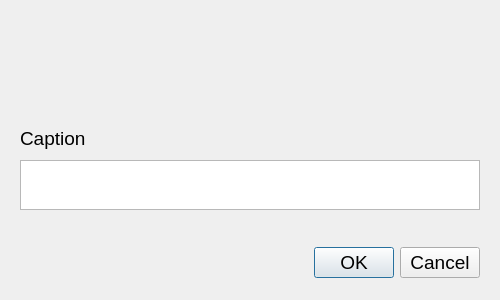
<?xml version="1.0" encoding="UTF-8"?>
<ui version="4.0">
 <class>AttachmentDialog</class>
 <widget class="QDialog" name="AttachmentDialog">
  <property name="geometry">
   <rect>
    <x>0</x>
    <y>0</y>
    <width>500</width>
    <height>300</height>
   </rect>
  </property>
  <property name="font">
   <font>
    <pointsize>14</pointsize>
   </font>
  </property>
  <property name="windowTitle">
   <string>Attachment</string>
  </property>
  <widget class="QDialogButtonBox" name="buttonBox">
   <property name="geometry">
    <rect>
     <x>280</x>
     <y>242</y>
     <width>200</width>
     <height>42</height>
    </rect>
   </property>
   <property name="orientation">
    <enum>Qt::Horizontal</enum>
   </property>
   <property name="standardButtons">
    <set>QDialogButtonBox::Cancel|QDialogButtonBox::Ok</set>
   </property>
  </widget>
  <widget class="QLabel" name="fileNameLabel">
   <property name="geometry">
    <rect>
     <x>90</x>
     <y>30</y>
     <width>390</width>
     <height>60</height>
    </rect>
   </property>
   <property name="text">
    <string/>
   </property>
  </widget>
  <widget class="QLabel" name="iconLabel">
   <property name="geometry">
    <rect>
     <x>20</x>
     <y>30</y>
     <width>60</width>
     <height>60</height>
    </rect>
   </property>
   <property name="text">
    <string/>
   </property>
  </widget>
  <widget class="QLabel" name="label">
   <property name="geometry">
    <rect>
     <x>20</x>
     <y>120</y>
     <width>120</width>
     <height>36</height>
    </rect>
   </property>
   <property name="text">
    <string>Caption</string>
   </property>
  </widget>
  <widget class="QTextEdit" name="captionEdit">
   <property name="geometry">
    <rect>
     <x>20</x>
     <y>160</y>
     <width>460</width>
     <height>50</height>
    </rect>
   </property>
  </widget>
 </widget>
 <resources/>
 <connections/>
</ui>
